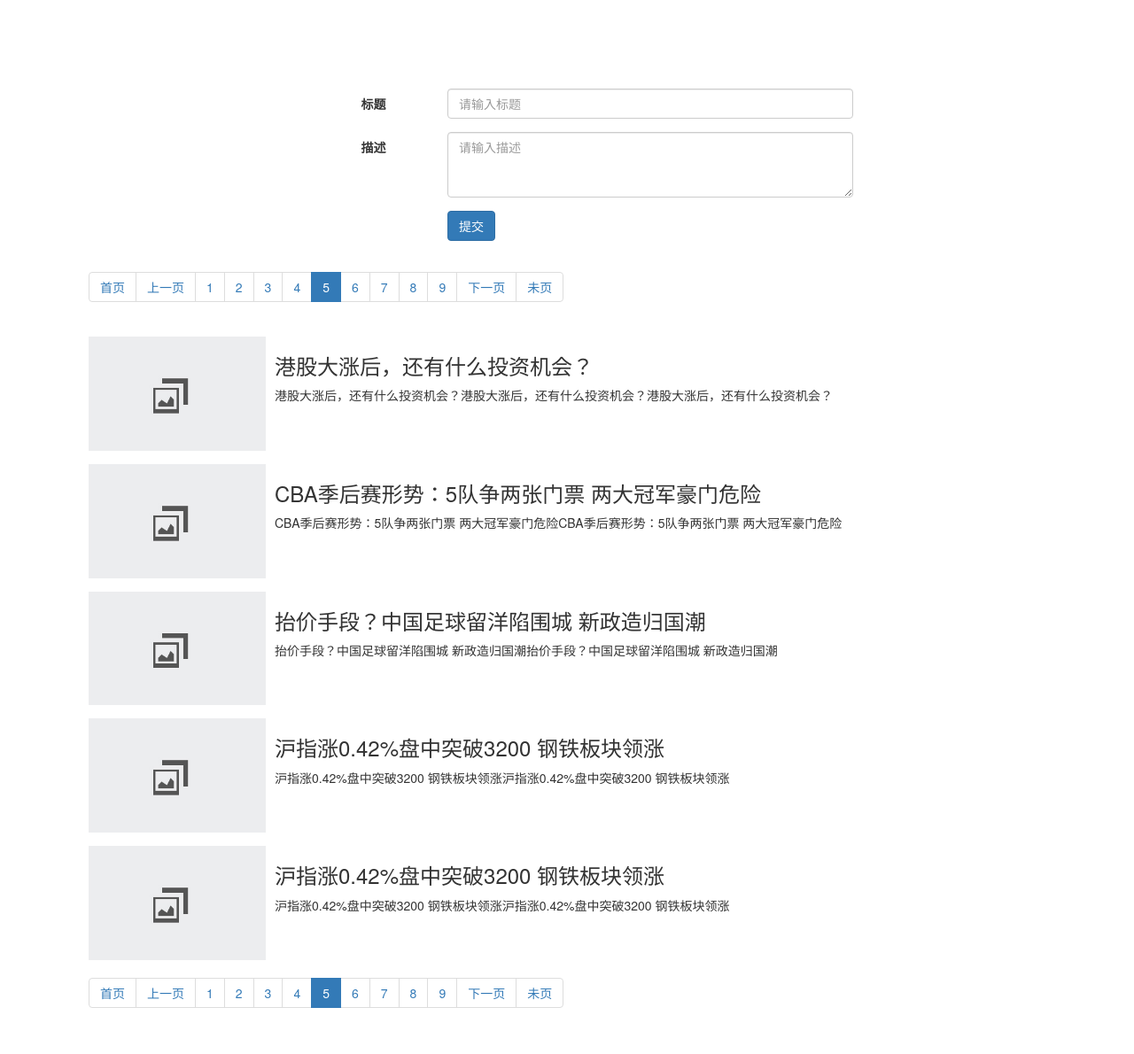
The app's page /?p=5 with its own data.
### tables this page shows
CREATE TABLE `message` (
  `message_id` int(10) unsigned NOT NULL AUTO_INCREMENT,
  `title` varchar(200) NOT NULL DEFAULT '',
  `content` text NOT NULL,
  `addtime` int(11) NOT NULL,
  `img` varchar(200) NOT NULL,
  `cat_id` int(11) NOT NULL,
  PRIMARY KEY (`message_id`)
);

### lib/Mysql.class.php (called while the page is built, shortened)
<?php
	class Mysql {
		private $dbHost;
		private $dbUser;
		private $dbPwd;
		private $dbName;
		public function __construct($h,$u,$p,$db) {
			$this->dbHost = $h;
			$this->dbUser = $u;
			$this->dbPwd = $p;
			$this->dbName = $db;
		}
		public function connect() {
			return mysql_connect($this->dbHost,$this->dbUser,$this->dbPwd,$this->dbName);
		}
		public function query($sql) {
			return mysql_query($sql);
		}
		public function getAll($sql) {
			$res = $this->query($sql);
			$list = array();
			while ($row = mysql_fetch_assoc($res)) {
				$list[] = $row;
			}
			return $list;
		}
		public function getCol($sql) {
			$res = $this->query($sql);
			$row = mysql_fetch_row($res);
			return $row[0];
		}
	}
	$mysql = new Mysql('localhost','root','root','php');
 ?>

### model/MsgModel.class.php (called while the page is built, shortened)
<?php
	class MsgModel {
		private $db;
		public function __construct($dbObj) {
			$this->db = $dbObj;
		}
		public function getMsgList($p,$pagesize) {
			$sql = "SELECT m.*,c.`cat_name`,c.`pid` FROM message AS m LEFT JOIN category AS c ON m.cat_id = c.cat_id ORDER BY m.message_id DESC limit " . ($p-1) * $pagesize . " , " . $pagesize;
			return $this->db->getAll($sql);
		}
	}
 ?>

### index.php (the view, shortened to what this page needs)
<!DOCTYPE html>
<html lang="en">
<head>
<link rel="stylesheet" href="https://cdn.bootcss.com/bootstrap/3.3.7/css/bootstrap.min.css">
</head>
<body>
	<?php
		require('./lib/Mysql.class.php');
		require('./model/MsgModel.class.php');
		require('./admin/lib.php');
		$MsgModel = new MsgModel($mysql);
	 ?>
	<div class="container">
		<div class="row">
			<div class="col-md-6 col-md-push-3">
				<form action="" method="POST" role="form" class="form-horizontal">
					<div class="form-group">
						<div class="col-md-2">
							<label for="title" class="control-label">标题</label>
						</div>
						<div class="col-md-10">
							<input type="text" name="title" class="form-control" placeholder="请输入标题">
						</div>
					</div>
					<div class="form-group">
						<div class="col-md-2">
							<label for="content" class="control-label">描述</label>
						</div>
						<div class="col-md-10">
							<textarea name="content" class="form-control" rows="3" placeholder="请输入描述"></textarea>
						</div>
					</div>
					<div class="form-group">
						<div class="col-md-10 col-md-offset-2">
							<button type="submit" class="btn btn-primary">提交</button>
						</div>
					</div>
				</form>
			</div>
		</div>
		<div class="row">
			<?php
				$total = $mysql->getCol("select count(*) as total from message");
				$pagesize = 5;
				$page = ceil($total / $pagesize);
				$p = isset($_GET['p']) ? intval($_GET['p']) : 1;
				$msgList = $MsgModel->getMsgList($p,$pagesize);
			?>
			<?php
				echo showpage($p,$page);
			 ?>
			<?php
				if (!empty($msgList)) {
					foreach ($msgList as $v) {
			?>
				<div class="media">
						<?php
							if (!empty($v["img"]) && file_exists("./upload/" . $v["img"])) {
						?>
							<a class="pull-left" href="detail.php?id=<?php echo $v["message_id"]?>"><img class="media-object" style="width:200px;height:150px;" src="upload/<?php echo $v['img']?>" alt=""></a>
						<?php
							} else {
						?>
							<a class="pull-left" href="detail.php?id=<?php echo $v["message_id"]?>"><img class="media-object" style="width:200px;" src="images/nopic.jpg" alt=""></a>
						<?php
							}
						 ?>
					<div class="media-body">
						<h3><?php echo $v['title'] ?></h3>
						<div class="cnt"><?php
						 echo mb_substr(strip_tags(htmlspecialchars_decode($v['content'])), 0,360,'utf-8')?></div>
					</div>
				</div>
			<?php
					}
				}
			 ?>
			<?php
				echo showpage($p,$page);
			 ?>
		</div>
	</div>
</body>
</html>

### index.php (style rules this page uses)
body { padding:100px; }

### records on screen
message: title "港股大涨后，还有什么投资机会？", content "港股大涨后，还有什么投资机会？港股大涨后，还有什么投资机会？港股大涨后，还有什么投资机会？"
message: title "CBA季后赛形势：5队争两张门票 两大冠军豪门危险", content "CBA季后赛形势：5队争两张门票 两大冠军豪门危险CBA季后赛形势：5队争两张门票 两大冠军豪门危险"
message: title "抬价手段？中国足球留洋陷围城 新政造归国潮", content "抬价手段？中国足球留洋陷围城 新政造归国潮抬价手段？中国足球留洋陷围城 新政造归国潮"
message: title "沪指涨0.42%盘中突破3200 钢铁板块领涨", content "沪指涨0.42%盘中突破3200 钢铁板块领涨沪指涨0.42%盘中突破3200 钢铁板块领涨"
message: title "沪指涨0.42%盘中突破3200 钢铁板块领涨", content "沪指涨0.42%盘中突破3200 钢铁板块领涨沪指涨0.42%盘中突破3200 钢铁板块领涨"
